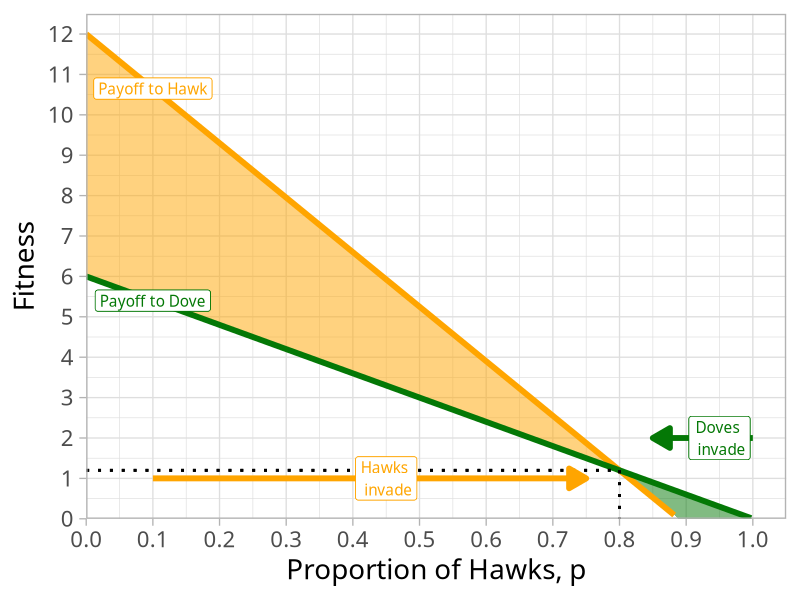

This chart was generated by the following R code:
## ---- chunk 1
knitr::opts_chunk$set(echo = F,
                      message =F,
                      warning =F,
                      fig.retina = 3,
                      fig.width = 8,
                      fig.asp = 0.618)
library("tidyverse")
#library("mosaic")
#library("ggrepel")
ggplot2::theme_set(theme_light(base_family = "Fira Sans Condensed", base_size = 16))
update_geom_defaults("text", list(family = "Fira Sans Condensed"))
update_geom_defaults("label", list(family = "Fira Sans Condensed"))
## ---- chunk 2
hawk <- function(p){12-13.5*p}
dove <- function(p){6-6*p}
hawks_triangle <- tribble(
  ~x, ~y,
  0, 6,
  0, 12,
  0.8, 1.2
)
doves_triangle <- tribble(
  ~x, ~y,
  1, 0,
  0.889, 0,
  0.8, 1.2
)

ggplot(data = tibble(x = c(0,1)))+
  aes(x = x)+
  geom_polygon(data = hawks_triangle, aes(x = x, y = y), fill ="#FFA500", alpha = 0.5)+
  geom_polygon(data = doves_triangle, aes(x = x, y = y), fill ="#047806", alpha = 0.5)+
  
  stat_function(fun = hawk, geom = "line", size = 2, color = "#FFA500")+
  geom_label(x = 0.1, y = hawk(0.1), label = "Payoff to Hawk", color = "#FFA500")+
  stat_function(fun = dove, geom = "line", size = 2, color = "#047806")+
  geom_label(x = 0.1, y = dove(0.1), label = "Payoff to Dove", color = "#047806")+
  
  geom_segment(x = 0, xend = 0.8, y = 1.2, yend = 1.2, size = 1, linetype = "dotted")+
  geom_segment(x = 0.8, xend = 0.8, y = 1.2, yend = 0, size = 1, linetype = "dotted")+

  annotate("segment", x = 0.1, xend = 0.75, y = 1, yend = 1, color = "#FFA500", size=2, alpha=1, arrow=arrow(length=unit(0.5,"cm"), ends="last", type="closed"))+
  geom_label(x = 0.45, y = 1, label = "Hawks \n invade", color = "#FFA500")+
  
    annotate("segment", x = 1, xend = 0.85, y = 2, yend = 2, color = "#047806", size=2, alpha=1, arrow=arrow(length=unit(0.5,"cm"), ends="last", type="closed"))+
  geom_label(x = 0.95, y = 2, label = "Doves \n invade", color = "#047806")+

  
  scale_x_continuous(breaks = seq(0,1,0.1),
                     limits = c(0,1.05),
                     expand = c(0,0))+
  scale_y_continuous(breaks = seq(0,12,1),
                     limits = c(0,12.5),
                     expand = c(0,0))+
  labs(x = "Proportion of Hawks, p",
       y = "Fitness")+
  theme_light(base_family = "Fira Sans Condensed", base_size = 20)
